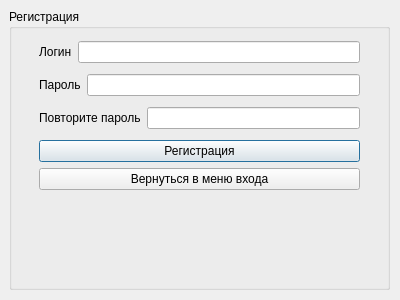
<?xml version="1.0" encoding="UTF-8"?>
<ui version="4.0">
 <class>RegistrationWindow</class>
 <widget class="QDialog" name="RegistrationWindow">
  <property name="geometry">
   <rect>
    <x>0</x>
    <y>0</y>
    <width>400</width>
    <height>300</height>
   </rect>
  </property>
  <property name="windowTitle">
   <string>Dialog</string>
  </property>
  <widget class="QGroupBox" name="groupBox">
   <property name="geometry">
    <rect>
     <x>9</x>
     <y>9</y>
     <width>381</width>
     <height>281</height>
    </rect>
   </property>
   <property name="title">
    <string>Регистрация</string>
   </property>
   <widget class="QWidget" name="layoutWidget">
    <property name="geometry">
     <rect>
      <x>30</x>
      <y>27</y>
      <width>321</width>
      <height>161</height>
     </rect>
    </property>
    <layout class="QVBoxLayout" name="verticalLayout_2">
     <item>
      <layout class="QHBoxLayout" name="horizontalLayout">
       <item>
        <widget class="QLabel" name="label">
         <property name="text">
          <string>Логин</string>
         </property>
        </widget>
       </item>
       <item>
        <widget class="QLineEdit" name="lineEdit_login"/>
       </item>
      </layout>
     </item>
     <item>
      <layout class="QHBoxLayout" name="horizontalLayout_2">
       <item>
        <widget class="QLabel" name="label_2">
         <property name="text">
          <string>Пароль</string>
         </property>
        </widget>
       </item>
       <item>
        <widget class="QLineEdit" name="lineEdit_password"/>
       </item>
      </layout>
     </item>
     <item>
      <layout class="QHBoxLayout" name="horizontalLayout_3">
       <item>
        <widget class="QLabel" name="label_3">
         <property name="text">
          <string>Повторите пароль</string>
         </property>
        </widget>
       </item>
       <item>
        <widget class="QLineEdit" name="lineEdit_passwordConfirm"/>
       </item>
      </layout>
     </item>
     <item>
      <layout class="QVBoxLayout" name="verticalLayout">
       <item>
        <widget class="QPushButton" name="pushButton_register">
         <property name="text">
          <string>Регистрация</string>
         </property>
        </widget>
       </item>
       <item>
        <widget class="QPushButton" name="pushButton_toLogin">
         <property name="text">
          <string>Вернуться в меню входа</string>
         </property>
        </widget>
       </item>
      </layout>
     </item>
    </layout>
   </widget>
  </widget>
 </widget>
 <resources/>
 <connections/>
</ui>
